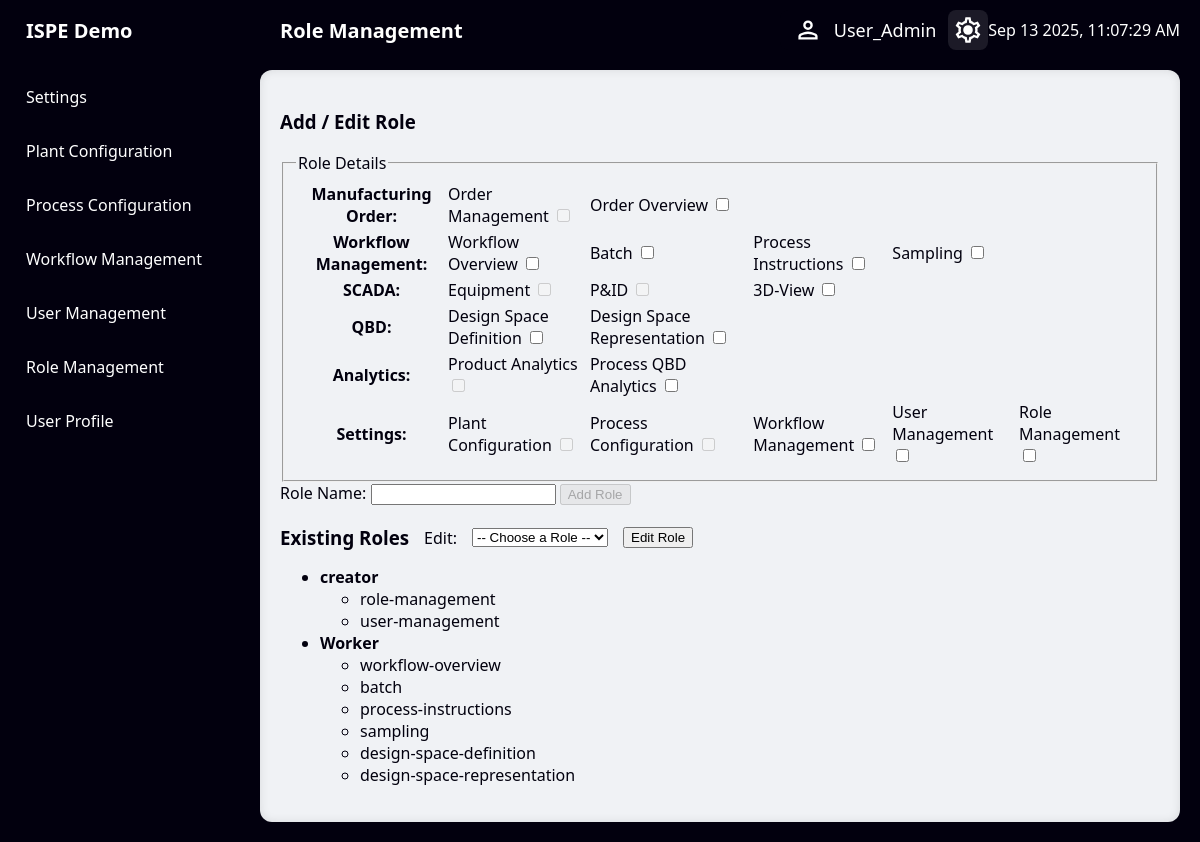
Page /role-management (signed in) on the committed database.
### models.py (models this page shows, shortened)
class User(UserMixin, db.Model):
    __tablename__ = 'users'
    uid = db.Column(db.Integer, primary_key=True)
    username = db.Column(db.String, nullable=False, unique = True)
    password = db.Column(db.String, nullable=False)
    roles = db.relationship('Role', secondary='user_roles', back_populates='users')

class Role(db.Model):
    __tablename__ = 'roles'
    id = db.Column(db.Integer, primary_key=True)
    name = db.Column(db.String, unique=True, nullable=False)
    users = db.relationship('User', secondary='user_roles', back_populates='roles')
    permissions = db.relationship('Permission', secondary='role_permissions', back_populates='roles')

class Permission(db.Model):
    __tablename__ = 'permissions'
    id = db.Column(db.Integer, primary_key=True)
    key = db.Column(db.String, unique=True, nullable=False)
    roles = db.relationship('Role', secondary='role_permissions', back_populates='permissions')

### app.py (the view)
    @app.route('/role-management')
    @subscribed("role-management")
    @permission_required('role-management')
    def role_management():
        roles = Role.query.options(db.joinedload(Role.permissions)).all()
        subscribed_apps = [s.apps for s in Subscriptions.query.filter_by(subscribed=True).all()]
        return render_template('role-management.html', roles=roles, subscribed_apps=subscribed_apps)

### subscriptions.py (called while the page is built)
def subscribed(name):
    subscribed_list.append(name)
    print(f"📌 Registered subscribed: {name}")
    def decorator(func):
        @wraps(func)
        def wrapper(*args, **kwargs):
            return func(*args, **kwargs)
        return wrapper
    return decorator

### timeout.py (called while the page is built, shortened)
def register_timeout_hook(app):
    @app.before_request
    def check_inactivity():
        if current_user.is_authenticated:
            now = datetime.now(UTC)
            last_activity = session.get('last_activity')
            session['last_activity'] = now.isoformat()
        return None

### templates/role-management.html (shortened to what this page needs)
{% extends "basesettings.html" %}
{% block header_title %}Role Management{% endblock %}
{% block content %}
<div class="role-management-container">
    <div id="role-modal" class="modal">
        <div class="modal-content">
            <h3>Add / Edit Role</h3>
            <form id="role-form">
                <fieldset>
                    <legend>Role Details</legend>
                    <table>
                        <tr>
                            <th>Manufacturing Order:</th>
                            <td>
                                <label for="manufacturing-orders">Order Management</label>
                                <input type="checkbox" id="manufacturing-orders" disabled>
                            </td>
                            <td>
                                <label for="order-management">Order Overview</label>
                                <input type="checkbox" id="order-management" disabled>
                            </td>
                        </tr>
                        <tr>
                            <th>Workflow Management:</th>
                            <td>
                                <label for="workflow-overview">Workflow Overview</label>
                                <input type="checkbox" id="workflow-overview" disabled>
                            </td>
                            <td>
                                <label for="batch">Batch</label>
                                <input type="checkbox" id="batch" disabled>
                            </td>
                            <td>
                                <label for="process-instructions">Process Instructions</label>
                                <input type="checkbox" id="process-instructions" disabled>
                            </td>
                            <td>
                                <label for="sampling">Sampling</label>
                                <input type="checkbox" id="sampling" disabled>
                            </td>
                        </tr>
                        <tr>
                            <th>SCADA:</th>
                            <td>
                                <label for="equipment">Equipment</label>
                                <input type="checkbox" id="equipment" disabled>
                            </td>
                            <td>
                                <label for="pid">P&ID</label>
                                <input type="checkbox" id="pid" disabled>
                            </td>
                            <td>
                                <label for="3d-view">3D-View</label>
                                <input type="checkbox" id="3d-view" disabled>
                            </td>
                        </tr>
                        <tr>
                            <th>QBD:</th>
                            <td>
                                <label for="design-space-definition">Design Space Definition</label>
                                <input type="checkbox" id="design-space-definition" disabled>
                            </td>
                            <td>
                                <label for="design-space-representation">Design Space Representation</label>
                                <input type="checkbox" id="design-space-representation" disabled>
                            </td>
                        </tr>
                        <tr>
                            <th>Analytics:</th>
                            <td>
                                <label for="product-analytics">Product Analytics</label>
                                <input type="checkbox" id="product-analytics" disabled>
                            </td>
                            <td>
                                <label for="process-qbd-analytics">Process QBD Analytics</label>
                                <input type="checkbox" id="process-qbd-analytics" disabled>
                            </td>
                        </tr>
                        <tr>
                            <th>Settings:</th>
                            <td>
                                <label for="plant-configuration">Plant Configuration</label>
                                <input type="checkbox" id="plant-configuration" disabled>
                            </td>
                            <td>
                                <label for="process-configuration">Process Configuration</label>
                                <input type="checkbox" id="process-configuration" disabled>
                            </td>
                            <td>
                                <label for="workflow-management">Workflow Management</label>
                                <input type="checkbox" id="workflow-management" disabled>
                            </td>
                            <td>
                                <label for="user-management">User Management</label>
                                <input type="checkbox" id="user-management" disabled>
                            </td>
                            <td>
                                <label for="role-management">Role Management</label>
                                <input type="checkbox" id="role-management" disabled>
                            </td>
                        </tr>
                    </table>
                </fieldset>
                <label for="role-name">Role Name:</label>
                <input type="text" id="role-name" name="role-name">
                <button type="submit" id="add-btn" disabled>Add Role</button>
            </form>
        </div>
        <div style="display: flex; align-items: center; gap: 15px; margin-top: 20px; margin-bottom: 10px;">
            <h3 style="margin: 0;">Existing Roles</h3>
            <label for="role-select">Edit:</label>
            <select id="role-select">
                <option value="">-- Choose a Role --</option>
            </select>
            <button type="button" id="edit-btn">Edit Role</button>
        </div>
        <ul>
            {% for role in roles %}
                <li>
                    <strong>{{ role.name }}</strong>
                    {% if role.permissions %}
                        <ul>
                            {% for perm in role.permissions %}
                                <li>{{ perm.key }}</li>
                            {% endfor %}
                        </ul>
                    {% endif %}
                </li>
            {% else %}
                <li>No roles defined yet.</li>
            {% endfor %}
        </ul>
    </div>
</div>
{% endblock %}

### templates/basesettings.html (shortened to what this page needs)
<!DOCTYPE html>
<html lang="en">
<head>
    <link rel="stylesheet" href="{{ url_for('static', filename='css/style.css') }}">
    <link rel="stylesheet" href="{{ url_for('static', filename='css/header.css') }}">
    <link rel="stylesheet" href="{{ url_for('static', filename='css/sidebar.css') }}">
    <link rel="stylesheet" href="{{ url_for('static', filename='css/settings.css') }}">
    <link rel="stylesheet" href="{{ url_for('static', filename='css/plantconfig.css') }}">
    <link rel="stylesheet" href="{{ url_for('static', filename='css/login.css') }}">
    <link rel="stylesheet" href="{{ url_for('static', filename='css/processconfig.css') }}">
    <link rel="stylesheet" href="{{ url_for('static', filename='css/workflowmanagement.css') }}">
</head>
<body>
    <div class="header">
        <div class="left-section">
            {% block header_title %}Welcome Screen{% endblock %}
        </div>
        <div class="user-info">
            <img src="{{ url_for('static', filename='images/icons/user.svg') }}" alt="User" class="user-icon" style="width: 32px; height: 32px;">
            <span class="user-name" id="user-name">
                {% if current_user.is_authenticated %}
                {{ current_user.username }}
                {% endif %}
            </span>
        </div>
        <a href="/index" class="settings active">
            <img src="{{ url_for('static', filename='images/icons/settings.svg') }}" alt="Settings" class="settings-icon" style="width: 32px; height: 32px;">
        </a>
        <div class="right-section" id="datetime">
        </div>
    </div>
    <nav class = "sidebar">
        <div href="/index" class="logo">ISPE Demo</div>
        <div id = "settings-sidebar" class = "menu-content-settings show-sidebar">
            <div class = "menu-items-setting">
                <div class = "item-settings">
                    <a href="/settings">Settings</a>
                </div>
                <div class = "item-settings">
                    <a href="/plantconfig">Plant Configuration</a>
                </div>
                <div class = "item-settings">
                    <a href="/processconfig">Process Configuration</a>
                </div>
                <div class = "item-settings">
                    <a href="/workflow-management">Workflow Management</a>
                </div>
                <div class = "item-settings">
                    <a href="/user-management">User Management</a>
                </div>
                <div class = "item-settings">
                    <a href="/role-management">Role Management</a>
                </div>
                {% if current_user.is_authenticated %}
                <div class = "item-settings">
                    <a href="/user-profile">User Profile</a>
                </div>
                {% endif %}
            </div>
        </div>
    </nav>
    <div class="content">
        {% block content %}{% endblock %}
    </div>
</body>
</html>

### static/css/header.css (style rules this page uses)
.header { position: fixed; display: flex; justify-content: space-between; align-items: center; background-color: var(--header-background, #0a0a15); color: var(--header-text-color, white); height: 60px; left: 250px; right: 0; top: 0; padding: 0 20px; z-index: 1000; }
.left-section { display: flex; align-items: center; padding-left: 10px; padding-right: 50px; min-width: 100px; font-weight: bold; font-size: 20px; }
.right-section { display: flex; align-items: center; gap: 10px; min-width: 100px; }
.user-info { display: flex; align-items: center; background-color: var(--button-background, #1a1a2e); border-radius: 8px; padding: 0 12px; height: 40px; cursor: default; }
.user-icon { width: 32px; height: 32px; }
.user-name { margin-left: 10px; font-size: 18px; color: white; white-space: nowrap; }
.settings { display: flex; align-items: center; justify-content: center; width: 40px; height: 40px; border-radius: 8px; background-color: var(--button-background, #1a1a2e); cursor: pointer; transition: background-color 0.2s ease-in-out; }
.user-logout:hover, .settings:hover, .settings.active { background-color: var(--button-hover-color, #2a2a3d); }

### static/css/sidebar.css (style rules this page uses)
.sidebar { position: fixed; height: 100%; width: 230px; background: var(--sidebar-background); padding-left: 10px; padding-right: 10px; padding-bottom: 10px; top: 0; left: 0; }
.sidebar a { text-decoration: none; color: var(--sidebar-text-color); }
.logo { font-size: 20px; font-weight: bold; padding-left: 16px; height: 60px; color: var(--sidebar-text-color); display: flex; align-items: center; }
.menu-content-settings { position: relative; height: 100%; width: 100%; margin-top: 10px; overflow-y: scroll; visibility: hidden; }
.item a, .item-settings a, .submenu-item { padding:16px; display: inline-block; width: 198px; border-radius: 12px; cursor: pointer; }
#sidebar, #settings-sidebar { position: absolute; top: 70; left: 10; width: 100%; height: 100%; visibility: hidden; transition: opacity 0.3s ease; opacity: 0; }
#settings-sidebar.show-sidebar { visibility: visible; opacity: 1; }

### rows in the picture
User: username "User_Admin"
Role: name "creator"
Permission: key "role-management"
Permission: key "user-management"
Role: name "Worker"
Permission: key "workflow-overview"
Permission: key "batch"
Permission: key "process-instructions"
Permission: key "sampling"
Permission: key "design-space-definition"
Permission: key "design-space-representation"
